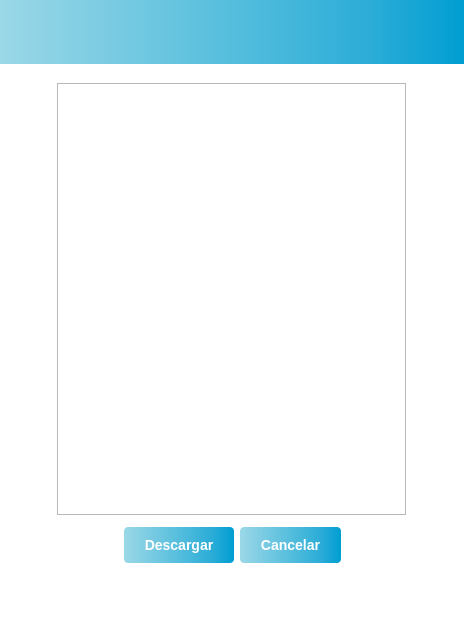
<?xml version="1.0" encoding="UTF-8"?>
<ui version="4.0">
 <class>ConstanciaUsuarios</class>
 <widget class="QWidget" name="ConstanciaUsuarios">
  <property name="enabled">
   <bool>true</bool>
  </property>
  <property name="geometry">
   <rect>
    <x>0</x>
    <y>0</y>
    <width>464</width>
    <height>640</height>
   </rect>
  </property>
  <property name="windowTitle">
   <string>ConstanciaUsuarios</string>
  </property>
  <property name="styleSheet">
   <string notr="true">/*
#menuForm { 
background: rba(0, 0, 0, 80);
border-radius: 8px;
}
*/
#ConstanciaUsuarios {background: rgba(255, 255, 255, 1)}
#topPanel {
background-color: qlineargradient(spread:pad, x1:0, y1:0, x2:1, y2:0, stop:0 #9bd8e7, stop:0.2 #7fcde3, stop:0.4 #63c3df, stop:0.6 #47b8db, stop:0.8 #2bacd7, stop:1 #009ed2);
}

/*
#loginButton {
color: black;
backgroun-color: #27a9e3;
border-width: 0px;
border-radius: 3px;
}
*/
</string>
  </property>
  <layout class="QVBoxLayout" name="verticalLayout">
   <property name="leftMargin">
    <number>0</number>
   </property>
   <property name="topMargin">
    <number>0</number>
   </property>
   <property name="rightMargin">
    <number>0</number>
   </property>
   <property name="bottomMargin">
    <number>0</number>
   </property>
   <item>
    <widget class="QWidget" name="topPanel" native="true">
     <layout class="QHBoxLayout" name="horizontalLayout_3">
      <property name="topMargin">
       <number>55</number>
      </property>
     </layout>
    </widget>
   </item>
   <item>
    <layout class="QHBoxLayout" name="horizontalLayout_4">
     <property name="topMargin">
      <number>13</number>
     </property>
     <property name="bottomMargin">
      <number>0</number>
     </property>
    </layout>
   </item>
   <item alignment="Qt::AlignHCenter">
    <widget class="QTextEdit" name="textEdit">
     <property name="sizePolicy">
      <sizepolicy hsizetype="Fixed" vsizetype="Fixed">
       <horstretch>0</horstretch>
       <verstretch>0</verstretch>
      </sizepolicy>
     </property>
     <property name="minimumSize">
      <size>
       <width>349</width>
       <height>432</height>
      </size>
     </property>
    </widget>
   </item>
   <item>
    <layout class="QHBoxLayout" name="horizontalLayout_6">
     <property name="topMargin">
      <number>6</number>
     </property>
     <item>
      <spacer name="horizontalSpacer_2">
       <property name="orientation">
        <enum>Qt::Horizontal</enum>
       </property>
       <property name="sizeHint" stdset="0">
        <size>
         <width>40</width>
         <height>20</height>
        </size>
       </property>
      </spacer>
     </item>
     <item>
      <widget class="QPushButton" name="acceptButton">
       <property name="sizePolicy">
        <sizepolicy hsizetype="Fixed" vsizetype="Fixed">
         <horstretch>0</horstretch>
         <verstretch>0</verstretch>
        </sizepolicy>
       </property>
       <property name="styleSheet">
        <string notr="true">#acceptButton {
background-color: qlineargradient(spread:pad, x1:0, y1:0, x2:1, y2:0, stop:0 #9bd8e7, stop:0.2 #7fcde3, stop:0.4 #63c3df, stop:0.6 #47b8db, stop:0.8 #2bacd7, stop:1 #009ed2);
border: none;
color: #fff;
padding: 10px 20px;
border-radius: 4px;
font-weight: 1000;
font-family: &quot;Arial Black&quot;, sans-serif;
font-weight: bold;
font-size: 14px;
}

#acceptButton:pressed {
background-color: #cccccc;
}

#acceptButton:checked {
background-color: #cccccc;
}
</string>
       </property>
       <property name="text">
        <string>Descargar</string>
       </property>
      </widget>
     </item>
     <item>
      <widget class="QPushButton" name="cancelButton">
       <property name="sizePolicy">
        <sizepolicy hsizetype="Fixed" vsizetype="Fixed">
         <horstretch>0</horstretch>
         <verstretch>0</verstretch>
        </sizepolicy>
       </property>
       <property name="styleSheet">
        <string notr="true">#cancelButton {
background-color: qlineargradient(spread:pad, x1:0, y1:0, x2:1, y2:0, stop:0 #9bd8e7, stop:0.2 #7fcde3, stop:0.4 #63c3df, stop:0.6 #47b8db, stop:0.8 #2bacd7, stop:1 #009ed2);
border: none;
color: #fff;
padding: 10px 20px;
border-radius: 4px;
font-weight: 1000;
font-family: &quot;Arial Black&quot;, sans-serif;
font-weight: bold;
font-size: 14px;
}

#cancelButton:pressed {
background-color: #cccccc;
}

#cancelButton:checked {
background-color: #cccccc;
}</string>
       </property>
       <property name="text">
        <string>Cancelar</string>
       </property>
      </widget>
     </item>
     <item>
      <spacer name="horizontalSpacer_3">
       <property name="orientation">
        <enum>Qt::Horizontal</enum>
       </property>
       <property name="sizeHint" stdset="0">
        <size>
         <width>40</width>
         <height>20</height>
        </size>
       </property>
      </spacer>
     </item>
    </layout>
   </item>
   <item>
    <layout class="QHBoxLayout" name="horizontalLayout">
     <property name="topMargin">
      <number>6</number>
     </property>
     <item>
      <spacer name="horizontalSpacer">
       <property name="orientation">
        <enum>Qt::Horizontal</enum>
       </property>
       <property name="sizeType">
        <enum>QSizePolicy::Fixed</enum>
       </property>
       <property name="sizeHint" stdset="0">
        <size>
         <width>305</width>
         <height>20</height>
        </size>
       </property>
      </spacer>
     </item>
     <item>
      <widget class="QPushButton" name="logout">
       <property name="sizePolicy">
        <sizepolicy hsizetype="Fixed" vsizetype="Fixed">
         <horstretch>50</horstretch>
         <verstretch>50</verstretch>
        </sizepolicy>
       </property>
       <property name="styleSheet">
        <string notr="true">#logout {
background-color: white;
/*padding: 10px 20px;*/
border-radius: 4px;
}

#logout:pressed {
background-color: white;
}

#logout:checked {
background-color: white;
}</string>
       </property>
       <property name="text">
        <string/>
       </property>
       <property name="icon">
        <iconset resource="resources.qrc">
         <normaloff>:/icons/Images/logout.png</normaloff>:/icons/Images/logout.png</iconset>
       </property>
       <property name="iconSize">
        <size>
         <width>50</width>
         <height>40</height>
        </size>
       </property>
      </widget>
     </item>
    </layout>
   </item>
   <item>
    <spacer name="verticalSpacer">
     <property name="orientation">
      <enum>Qt::Vertical</enum>
     </property>
     <property name="sizeHint" stdset="0">
      <size>
       <width>20</width>
       <height>30</height>
      </size>
     </property>
    </spacer>
   </item>
  </layout>
 </widget>
 <resources>
  <include location="resources.qrc"/>
 </resources>
 <connections/>
</ui>
